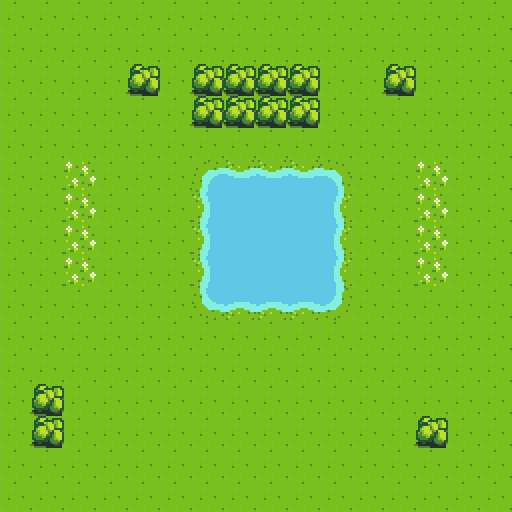

Tiled map render using the project's own tile images. Description and the whole map definition, tile-layer contents included, below:
An orthogonal 16x16 tile map with 32x32 px tiles, 1 tile layer (background) and 7 objects (oldMan).

<map version="1.10" tiledversion="1.10.1" orientation="orthogonal" renderorder="right-down" width="16" height="16" tilewidth="32" tileheight="32" infinite="0" nextlayerid="3" nextobjectid="11">
 <tileset firstgid="1" name="spritesheetTileSet" tilewidth="32" tileheight="32" tilecount="15" columns="15">
  <image source="spritesheet.png" width="480" height="32" />
 </tileset>
 <layer id="1" name="background" width="16" height="16">
  <data encoding="csv">
2,2,2,2,2,2,2,2,2,2,2,2,2,2,2,2,
2,2,2,2,2,2,2,2,2,2,2,2,2,2,2,2,
2,2,2,2,7,2,7,7,7,7,2,2,7,2,2,2,
2,2,2,2,2,2,7,7,7,7,2,2,2,2,2,2,
2,2,2,2,2,2,2,2,2,2,2,2,2,2,2,2,
2,2,13,2,2,2,2684354563,536870916,536870916,536870916,3221225475,2,2,13,2,2,
2,2,13,2,2,2,4,1,1,1,2147483652,2,2,13,2,2,
2,2,13,2,2,2,4,1,1,1,2147483652,2,2,13,2,2,
2,2,13,2,2,2,4,1,1,1,2147483652,2,2,13,2,2,
2,2,2,2,2,2,3,1610612740,1610612740,1610612740,1610612739,2,2,2,2,2,
2,2,2,2,2,2,2,2,2,2,2,2,2,2,2,2,
2,2,2,2,2,2,2,2,2,2,2,2,2,2,2,2,
2,7,2,2,2,2,2,2,2,2,2,2,2,2,2,2,
2,7,2,2,2,2,2,2,2,2,2,2,2,7,2,2,
2,2,2,2,2,2,2,2,2,2,2,2,2,2,2,2,
2,2,2,2,2,2,2,2,2,2,2,2,2,2,2,2
</data>
 </layer>
 <objectgroup id="2" name="collision">
  <object id="1" x="202.503" y="171.55" width="135.862" height="136.613" />
  <object id="3" x="384.355" y="63.5391" width="30.3512" height="31.2022" />
  <object id="4" x="418.393" y="418.393" width="28.3657" height="28.3657" />
  <object id="5" x="33.4715" y="383.504" width="28.933" height="62.1208" />
  <object id="6" x="128.78" y="64.9573" width="29.7839" height="28.933" />
  <object id="7" x="192.603" y="64.39" width="126.227" height="61.5535" />
  <object id="9" name="oldMan" x="128.496" y="394.566" width="14.1828" height="15.4923" />
 </objectgroup>
</map>
